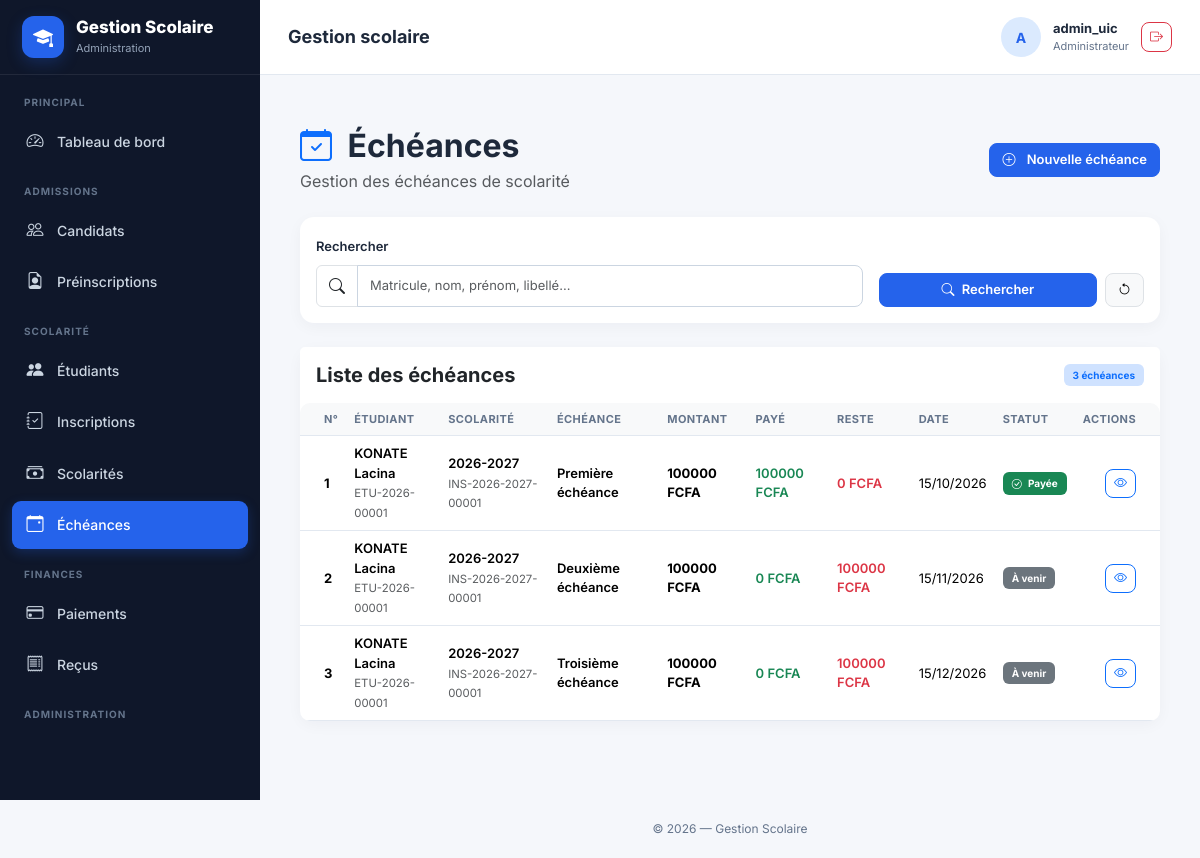
Before: /echeances/ (signed in) with the older database file.
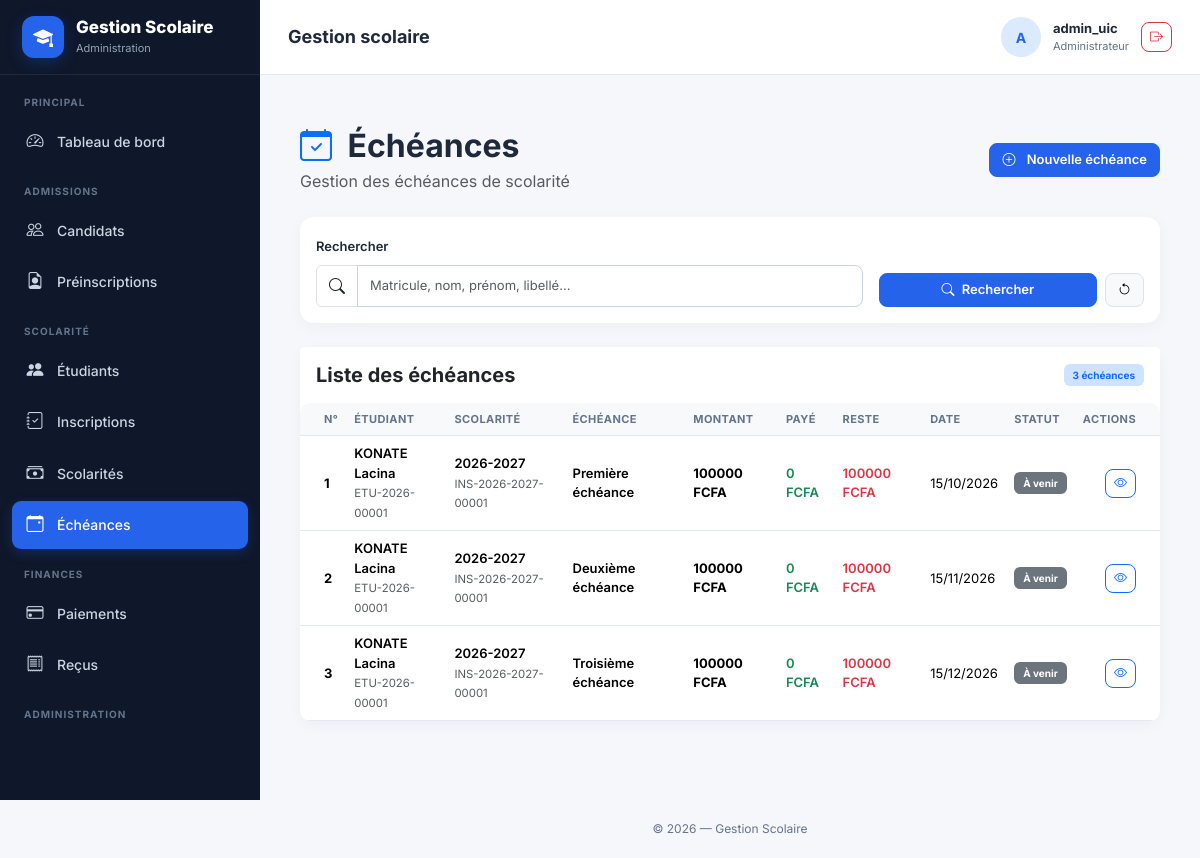
After: the same page with the newer database file.
### gestion/models.py (models this page shows, shortened)
class Echeance(models.Model):
    STATUT_CHOICES = [
        ("A_VENIR", "À venir"),
        ("EN_COURS", "En cours"),
        ("PAYEE", "Payée"),
        ("EN_RETARD", "En retard"),
    ]
    scolarite = models.ForeignKey(
        Scolarite,
        on_delete=models.PROTECT,
        related_name="echeances"
    )
    numero = models.PositiveIntegerField()
    libelle = models.CharField(
        max_length=150
    )
    montant = models.DecimalField(
        max_digits=12,
        decimal_places=2
    )
    date_echeance = models.DateField()
    montant_paye = models.DecimalField(
        max_digits=12,
        decimal_places=2,
        default=0,
        editable=False
    )
    reste_a_payer = models.DecimalField(
        max_digits=12,
        decimal_places=2,
        default=0,
        editable=False
    )
    statut = models.CharField(
        max_length=20,
        choices=STATUT_CHOICES,
        default="A_VENIR"
    )
    class Meta:
        verbose_name = "Échéance"
        verbose_name_plural = "Échéances"
        ordering = ["numero"]
        constraints = [
            models.UniqueConstraint(
                fields=["scolarite", "numero"],
                name="unique_echeance_scolarite_numero"
            )
        ]

class Scolarite(models.Model):
    STATUT_CHOICES = [
        ("NON_PAYEE", "Non payée"),
        ("PARTIELLEMENT_PAYEE", "Partiellement payée"),
        ("SOLDEE", "Soldée"),
    ]
    inscription = models.OneToOneField(
        Inscription,
        on_delete=models.PROTECT,
        related_name="scolarite"
    )
    montant_total = models.DecimalField(
        max_digits=12,
        decimal_places=2
    )
    remise = models.DecimalField(
        max_digits=12,
        decimal_places=2,
        default=0
    )
    montant_net = models.DecimalField(
        max_digits=12,
        decimal_places=2,
        editable=False
    )
    montant_paye = models.DecimalField(
        max_digits=12,
        decimal_places=2,
        default=0,
        editable=False
    )
    reste_a_payer = models.DecimalField(
        max_digits=12,
        decimal_places=2,
        default=0,
        editable=False
    )
    statut = models.CharField(
        max_length=30,
        choices=STATUT_CHOICES,
        default="NON_PAYEE"
    )
    date_creation = models.DateTimeField(
        auto_now_add=True
    )
    date_modification = models.DateTimeField(
        auto_now=True
    )
    observation = models.TextField(
        blank=True
    )
    class Meta:
        verbose_name = "Scolarité"
        verbose_name_plural = "Scolarités"
        ordering = ["-date_creation"]

class Inscription(models.Model):
    TYPE_CHOICES = [
        ("PREMIERE_INSCRIPTION", "Première inscription"),
        ("REINSCRIPTION", "Réinscription"),
    ]
    STATUT_CHOICES = [
        ("EN_ATTENTE", "En attente"),
        ("INSCRIT", "Inscrit"),
        ("ANNULE", "Annulé"),
    ]
    MODE_PAIEMENT_CHOICES = [
        ("UNE_TRANCHE", "Une seule tranche"),
        ("DEUX_TRANCHES", "Deux tranches"),
    ]
    numero = models.CharField(
        max_length=30,
        unique=True,
        editable=False
    )
    etudiant = models.ForeignKey(
        Etudiant,
        on_delete=models.PROTECT,
        related_name="inscriptions"
    )
    annee_academique = models.ForeignKey(
        AnneeAcademique,
        on_delete=models.PROTECT,
        related_name="inscriptions"
    )
    filiere = models.ForeignKey(
        Filiere,
        on_delete=models.PROTECT,
        related_name="inscriptions"
    )
    niveau = models.ForeignKey(
        Niveau,
        on_delete=models.PROTECT,
        related_name="inscriptions"
    )
    classe = models.ForeignKey(
        Classe,
        on_delete=models.PROTECT,
        related_name="inscriptions"
    )
    type_inscription = models.CharField(
        max_length=30,
        choices=TYPE_CHOICES,
        default="PREMIERE_INSCRIPTION"
    )
    statut = models.CharField(
        max_length=20,
        choices=STATUT_CHOICES,
        default="EN_ATTENTE"
    )
    montant_inscription = models.DecimalField(
        max_digits=12,
        decimal_places=0,
        default=0,
        verbose_name="Frais d'inscription"
    )
    mode_paiement_inscription = models.CharField(
        max_length=20,
        choices=MODE_PAIEMENT_CHOICES,
        default="UNE_TRANCHE",
        verbose_name="Mode de paiement"
    )
    date_inscription = models.DateTimeField(
        auto_now_add=True
    )
    observation = models.TextField(
        blank=True
    )
    class Meta:
        verbose_name = "Inscription"
        verbose_name_plural = "Inscriptions"
        ordering = ["-date_inscription"]
        constraints = [
            models.UniqueConstraint(
                fields=[
                    "etudiant",
                    "annee_academique",
                ],
                name="unique_inscription_etudiant_annee"
            )
        ]

class Etudiant(models.Model):
    matricule = models.CharField(
        max_length=30,
        unique=True,
        editable=False
    )
    candidat = models.OneToOneField(
        Candidat,
        on_delete=models.PROTECT,
        related_name="etudiant"
    )
    date_creation = models.DateTimeField(
        auto_now_add=True
    )
    actif = models.BooleanField(
        default=True
    )
    class Meta:
        verbose_name = "Étudiant"
        verbose_name_plural = "Étudiants"
        ordering = ["matricule"]

class Candidat(models.Model):
    SEXE_CHOICES = [
        ("M", "Masculin"),
        ("F", "Féminin"),
    ]
    matricule_candidat = models.CharField(
        max_length=30,
        unique=True,
        editable=False,
    )
    nom = models.CharField(
        max_length=100
    )
    prenoms = models.CharField(
        max_length=150
    )
    sexe = models.CharField(
        max_length=1,
        choices=SEXE_CHOICES
    )
    date_naissance = models.DateField()
    lieu_naissance = models.CharField(
        max_length=150
    )
    nationalite = models.CharField(
        max_length=100,
        default="Ivoirienne"
    )
    photo = models.ImageField(
        upload_to="candidats/photos/",
        null=True,
        blank=True,
        validators=[FileExtensionValidator(allowed_extensions=["jpg", "jpeg", "png"])],
    )
    telephone = models.CharField(
        max_length=30
    )
    email = models.EmailField(
        blank=True,
        null=True
    )
    adresse = models.CharField(
        max_length=255,
        blank=True
    )
    ville = models.CharField(
        max_length=100,
        blank=True
    )
    dernier_diplome = models.CharField(
        max_length=150,
        blank=True
    )
    serie_diplome = models.CharField(
        max_length=100,
        blank=True
    )
    annee_obtention = models.PositiveIntegerField(
        null=True,
        blank=True
    )
    etablissement_origine = models.CharField(
        max_length=200,
        blank=True
    )
    date_creation = models.DateTimeField(
        auto_now_add=True
    )
    date_modification = models.DateTimeField(
        auto_now=True
    )
    actif = models.BooleanField(
        default=True
    )
    class Meta:
        verbose_name = "Candidat"
        verbose_name_plural = "Candidats"
        ordering = ["nom", "prenoms"]

class AnneeAcademique(models.Model):
    libelle = models.CharField(
        max_length=20,
        unique=True
    )
    date_debut = models.DateField(
        null=True,
        blank=True
    )
    date_fin = models.DateField(
        null=True,
        blank=True
    )
    active = models.BooleanField(
        default=False
    )
    class Meta:
        verbose_name = "Année académique"
        verbose_name_plural = "Années académiques"
        ordering = ["-libelle"]

### gestion/views.py (the view, shortened to what this page needs)
# urls.py: path("echeances/",views.echeances_liste,name="echeances_liste"),
@login_required
@permission_required('gestion.view_echeance', raise_exception=True)
def echeances_liste(request):
    echeances = (
        Echeance.objects
        .select_related(
            "scolarite__inscription__etudiant__candidat",
            "scolarite__inscription__annee_academique",
            "scolarite__inscription__filiere",
            "scolarite__inscription__niveau",
            "scolarite__inscription__classe",
        )
        .all()
    )
    recherche = request.GET.get("q", "").strip()
    statut = request.GET.get("statut", "").strip()
    if statut:
        echeances = echeances.filter(
            statut=statut
        )
    context = {
        "echeances": echeances,
        "recherche": recherche,
        "statut_selectionne": statut,
        "statuts": Echeance.STATUT_CHOICES,
    }
    return render(
        request,
        "gestion/echeances/liste.html",
        context
    )

### gestion/templates/gestion/echeances/liste.html (shortened to what the changed rows need)
{% extends "gestion/base.html" %}
{% block content %}
<div class="container-fluid py-4">
    <div class="d-flex flex-wrap justify-content-between align-items-center gap-3 mb-4">
        <div>
            <h2 class="fw-bold mb-1">
                <i class="bi bi-calendar-check me-2 text-primary"></i>
                Échéances
            </h2>
        </div>
    </div>
    <div class="card border-0 shadow-sm">
        <div class="card-body p-0">
            {% if echeances %}
                <div class="table-responsive">
                    <table class="table table-hover align-middle mb-0">
                        <thead class="table-light">
                            <tr>
                                <th class="ps-4">
                                    N°
                                </th>
                                <th>
                                    Étudiant
                                </th>
                                <th>
                                    Scolarité
                                </th>
                                <th>
                                    Échéance
                                </th>
                                <th>
                                    Montant
                                </th>
                                <th>
                                    Payé
                                </th>
                                <th>
                                    Reste
                                </th>
                                <th>
                                    Date
                                </th>
                                <th>
                                    Statut
                                </th>
                                <th class="text-end pe-4">
                                    Actions
                                </th>
                            </tr>
                        </thead>
                        <tbody>
                            {% for echeance in echeances %}
                                <tr>
                                    <td class="ps-4">
                                        <span class="fw-bold">
                                            {{ echeance.numero }}
                                        </span>
                                    </td>
                                    <td>
                                        <div class="fw-semibold">
                                            {{ echeance.scolarite.inscription.etudiant.candidat.nom }}
                                            {{ echeance.scolarite.inscription.etudiant.candidat.prenoms }}
                                        </div>
                                        <small class="text-muted">
                                            {{ echeance.scolarite.inscription.etudiant.matricule }}
                                        </small>
                                    </td>
                                    <td>
                                        <span class="fw-semibold">
                                            {{ echeance.scolarite.inscription.annee_academique.libelle }}
                                        </span>
                                        <br>
                                        <small class="text-muted">
                                            {{ echeance.scolarite.inscription.numero }}
                                        </small>
                                    </td>
                                    <td>
                                        <span class="fw-semibold">
                                            {{ echeance.libelle }}
                                        </span>
                                    </td>
                                    <td>
                                        <span class="fw-bold">
                                            {{ echeance.montant|floatformat:0 }}
                                            FCFA
                                        </span>
                                    </td>
                                    <td>
                                        <span class="text-success fw-semibold">
                                            {{ echeance.montant_paye|floatformat:0 }}
                                            FCFA
                                        </span>
                                    </td>
                                    <td>
                                        <span class="text-danger fw-semibold">
                                            {{ echeance.reste_a_payer|floatformat:0 }}
                                            FCFA
                                        </span>
                                    </td>
                                    <td>
                                        {{ echeance.date_echeance|date:"d/m/Y" }}
                                    </td>
                                    <td>
                                        {% if echeance.statut == "PAYEE" %}
                                            <span class="badge bg-success">
                                                <i class="bi bi-check-circle me-1"></i>
                                                Payée
                                            </span>
                                        {% elif echeance.statut == "EN_COURS" %}
                                            <span class="badge bg-warning text-dark">
                                                <i class="bi bi-hourglass-split me-1"></i>
                                                En cours
                                            </span>
                                        {% elif echeance.statut == "EN_RETARD" %}
                                            <span class="badge bg-danger">
                                                <i class="bi bi-exclamation-triangle me-1"></i>
                                                En retard
                                            </span>
                                        {% else %}
                                            <span class="badge bg-secondary">
                                                À venir
                                            </span>
                                        {% endif %}
                                    </td>
                                    <td class="text-end pe-4">
                                        <a href="{% url 'gestion:echeance_detail' echeance.pk %}"
                                           class="btn btn-sm btn-outline-primary"
                                           title="Voir">
                                            <i class="bi bi-eye"></i>
                                        </a>
                                    </td>
                                </tr>
                            {% endfor %}
                        </tbody>
                    </table>
                </div>
            {% endif %}
        </div>
    </div>
</div>
{% endblock %}

Changed rows visible on the page:
changed Echeance "Première échéance": montant_paye "100000" → "0"; reste_a_payer "0" → "100000"; statut "Payée" → "À venir"
